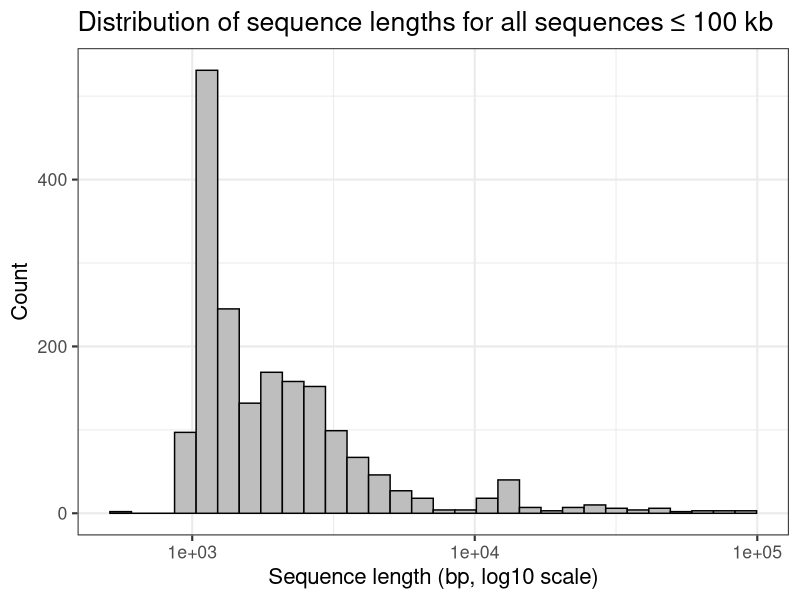
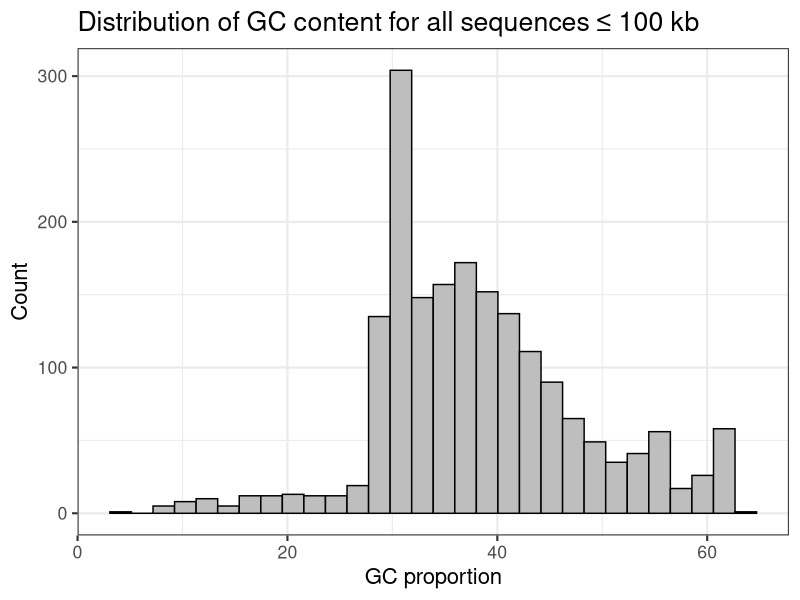
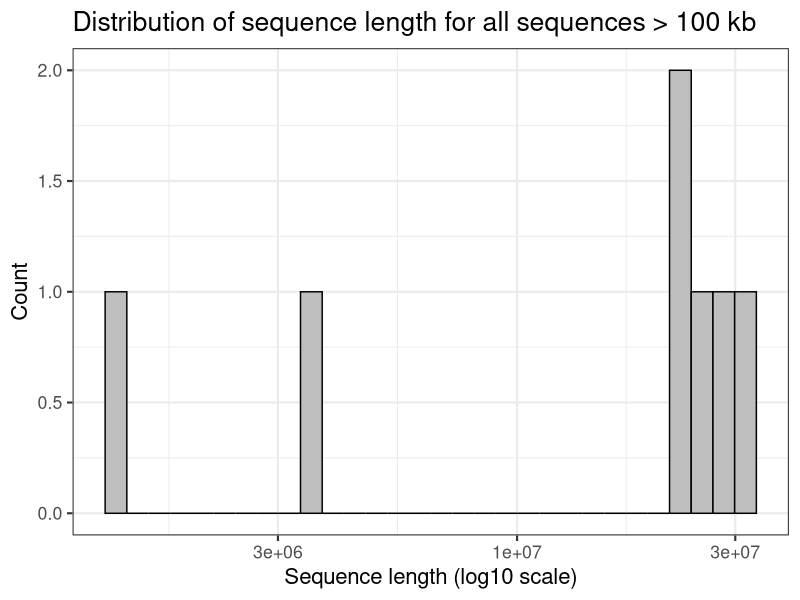
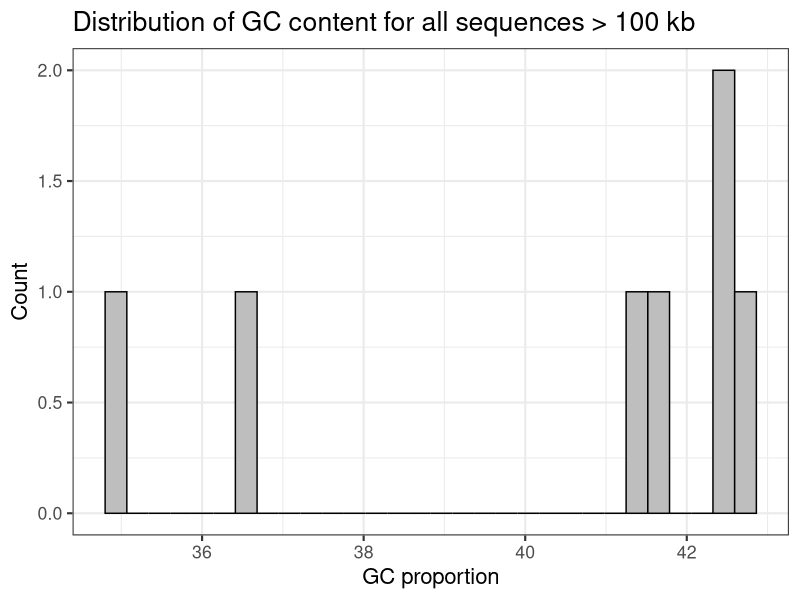

R code for these plots, in order:
library(ggplot2)

short <- read.delim("output/reports/homework4/shorter_100kb_gc.tsv", sep = "\t", header = TRUE)
long  <- read.delim("output/reports/homework4/longer_100kb_gc.tsv", sep = "\t", header = TRUE)

# shorter than 100 kb length histogram
p1 <- ggplot(short, aes(x = length)) +
  geom_histogram(bins = 30, fill = "grey", color = "black") +
  scale_x_log10() +
  labs(
    title = "Distribution of sequence lengths for all sequences ≤ 100 kb",
    x = "Sequence length (bp, log10 scale)",
    y = "Count"
  ) +
  theme_bw(base_size = 16)

ggsave("output/figures/homework4/shorter_100kb_length_hist.png", p1, width = 7, height = 5)

# shorter than 100 kb GC histogram
p2 <- ggplot(short, aes(x = gc)) +
  geom_histogram(bins = 30, fill = "grey", color = "black") +
  labs(
    title = "Distribution of GC content for all sequences ≤ 100 kb",
    x = "GC proportion",
    y = "Count"
  ) +
  theme_bw(base_size = 16)

ggsave("output/figures/homework4/shorter_100kb_gc_hist.png", p2, width = 7, height = 5)

# longer than 100 kb length histogram
p3 <- ggplot(long, aes(x = length)) +
  geom_histogram(bins = 30, fill = "grey", color = "black") +
  scale_x_log10() +
  labs(
    title = "Distribution of sequence length for all sequences > 100 kb",
    x = "Sequence length (log10 scale)",
    y = "Count"
  )+
  theme_bw(base_size = 16)

ggsave("output/figures/homework4/longer_100kb_length_hist.png", p3, width = 7, height = 5)

# longer than 100 kb GC histogram
p4 <- ggplot(long, aes(x = gc)) +
  geom_histogram(bins = 30, fill = "grey", color = "black") +
  labs(
    title = "Distribution of GC content for all sequences > 100 kb",
    x = "GC proportion",
    y = "Count"
  ) +
  theme_bw(base_size = 16)

ggsave("output/figures/homework4/longer_100kb_gc_hist.png", p4, width = 7, height = 5)
